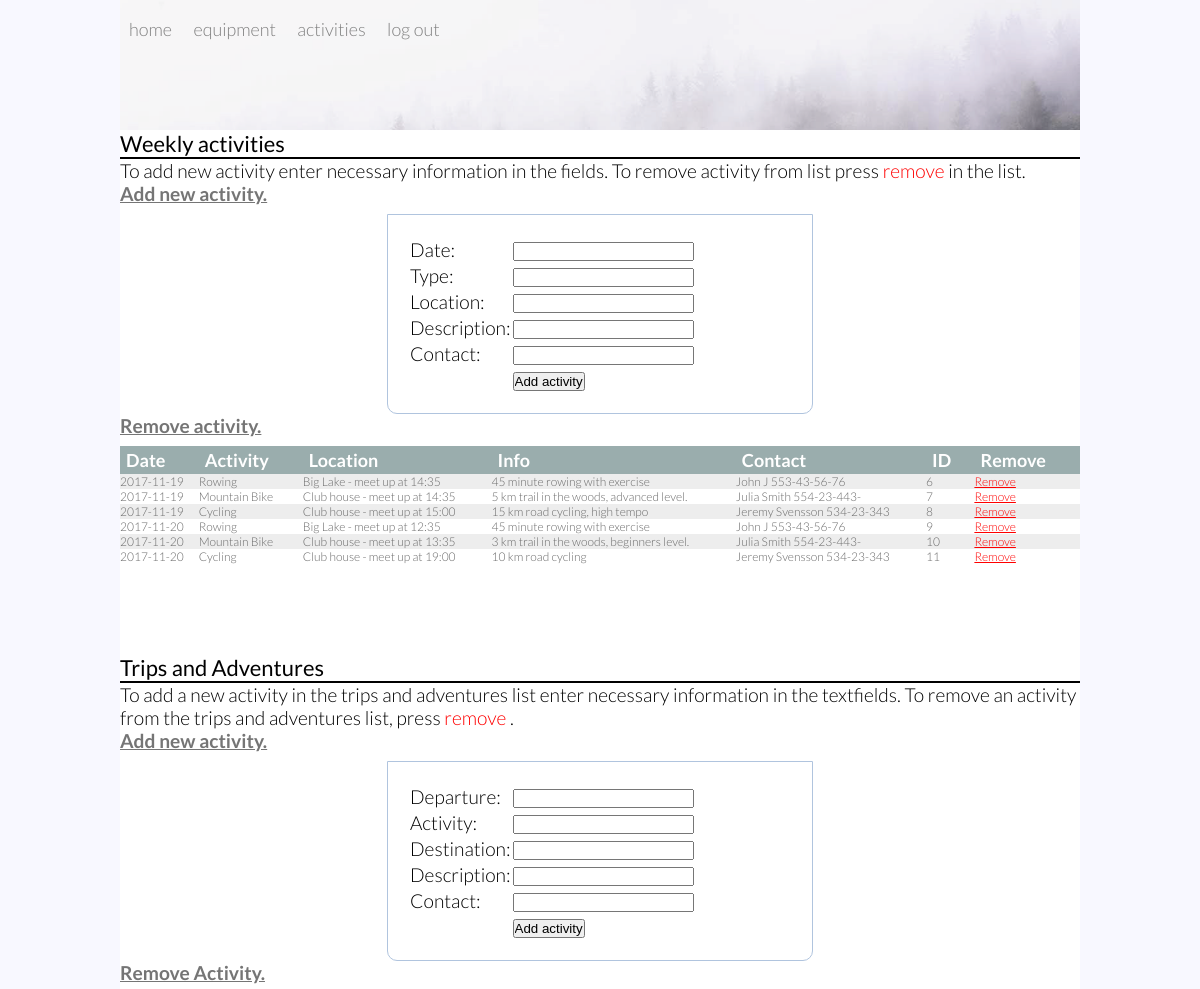
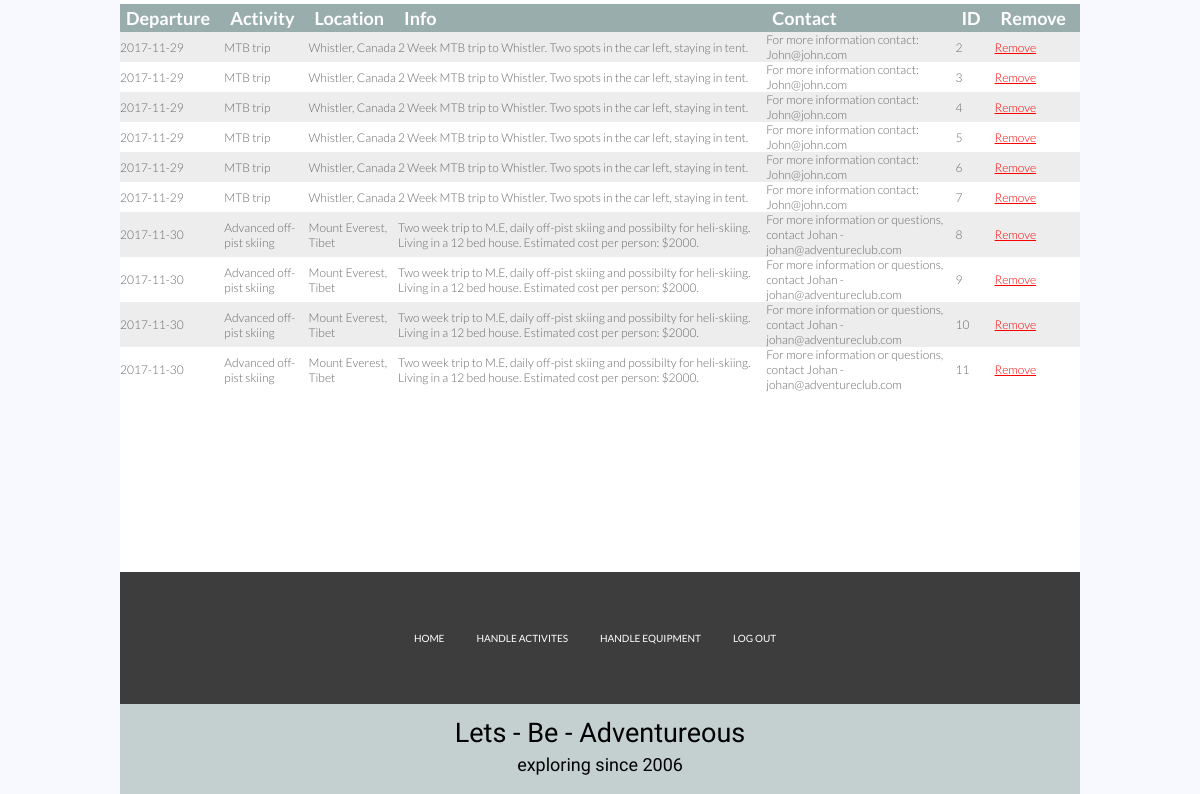
The app's page /admin/admin_activites.php with its own data (2 pictures, top to bottom).
### tables this page shows
CREATE TABLE `activities` (
  `actdate` varchar(12) NOT NULL,
  `acttype` varchar(100) NOT NULL,
  `location` varchar(200) NOT NULL,
  `descript` varchar(200) NOT NULL,
  `contact` varchar(200) NOT NULL,
  `activityid` int(10) NOT NULL
);

CREATE TABLE `trips` (
  `dateof` varchar(20) NOT NULL,
  `activity` varchar(300) NOT NULL,
  `destination` varchar(100) NOT NULL,
  `infotxt` varchar(300) NOT NULL,
  `contact` varchar(300) NOT NULL,
  `tripid` int(11) NOT NULL
);

### admin/admin_activites.php (the view, shortened to what this page needs)
<!DOCTYPE html>
<html>
<head>
	<link rel="stylesheet" type="text/css" href="../css/style.css">
</head>
<body>
<div class="pagecontainer">
<?php include 'admin_header.php' ?>
<?php include('../config.php') ?>
<p class="posttitle">Weekly activities</p>
<p class="aboutBE">To add new activity enter necessary information in the fields. To remove activity from list press <span style="color: red"> remove </span> in the list.
</p>
    <p class="subtitle" ><u>Add new activity.</u></p>
        <form action="admin_activites.php" method="POST">
            <table class="addform">
                <tbody>
                    <tr>
                        <td>Date:</td>
                        <td><INPUT type="text" name="newactdate"></td>
                    </tr>
                    <tr>
                        <td>Type:</td>
                        <td><INPUT type="text" name="newacttype"></td>
                	</tr>
                    <tr>
                        <td>Location:</td>
                        <td><INPUT type="text" name="newlocation"></td>
                    </tr>
                    <tr>
                    	<td>Description:</td>
                        <td><INPUT type="text" name="newdescript"></td>
                    </tr>
                    <tr>
                        <td>Contact:</td>
                        <td><INPUT type="text" name="newcontact"></td>
                    </tr>
                    <tr>
                        <td></td>
                        <td><INPUT type="submit" name="submit" value="Add activity"></td>
                    </tr>
                </tbody>
            </table>
        </form>
<div class="triptable">
    <p class="subtitle" ><u>Remove activity.</u></p>
    <?php
        @ $db = new mysqli($dbserver, $dbuser, $dbpass, $dbname);
        $query = "select actdate, acttype, location, descript, contact, activityid from activities";
        $stmt = $db->prepare($query);
        $stmt->bind_result($actdate, $type, $location, $descript, $contact, $activityid);
        $stmt->execute();
        echo '<table>';
        echo '<tr><th>Date</th> <th>Activity</th> <th>Location</th> <th>Info</th> <th>Contact</th> <th>ID</th> <th>Remove</th></tr>';
        while ($stmt->fetch()) {
        echo '<tr>';
        echo "<td> $actdate </td><td> $type </td><td> $location </td><td> $descript </td><td> $contact </td><td> $activityid </td>";
        echo '<td><a id="remove" href="admin_remove_activity.php?activityid=' . urlencode($activityid) . '">Remove </a></td>';
        echo "</tr>";
        }
        echo '</table>';
    ?>
 </div>
<p class="posttitle">Trips and Adventures</p>
<p class="aboutBE">To add a new activity in the trips and adventures list enter necessary information in the textfields. To remove an activity from the trips and adventures list, press <span style="color: red"> remove </span>.</p>
    <p class="subtitle" ><u>Add new activity.</u></p>
        <form action="admin_activites.php" method="POST">
            <table class="addform">
                <tbody>
                    <tr>
                        <td>Departure:</td>
                        <td><INPUT type="text" name="newdateof"></td>
                    </tr>
                    <tr>
                        <td>Activity:</td>
                        <td><INPUT type="text" name="newactivity"></td>
                    </tr>
                    <tr>
                        <td>Destination:</td>
                        <td><INPUT type="text" name="newdestination"></td>
                    </tr>
                    <tr>
                        <td>Description:</td>
                        <td><INPUT type="text" name="newinfotxt"></td>
                    </tr>
                    <tr>
                        <td>Contact:</td>
                        <td><INPUT type="text" name="newcontact"></td>
                    </tr>
                    <tr>
                        <td></td>
                        <td><INPUT type="submit" name="submit" value="Add activity"></td>
                    </tr>
                </tbody>
            </table>
        </form>
<div class="triptable">
    <p class="subtitle"><u>Remove Activity.</u></p>
    <?php
        $queryt = "select dateof, activity, destination, infotxt, contact, tripid from trips";
        $stmt = $db->prepare($queryt);
        $stmt->bind_result($dateof, $activity, $destination, $infotxt, $contact, $tripid);
        $stmt->execute();
        echo '<table>';
        echo '<tr><th>Departure</th> <th>Activity</th> <th>Location</th> <th id="info">Info</th> <th id="contact">Contact</th> <th>ID</th><th id="removequip">Remove</th>';
        while ($stmt->fetch()) {
        echo '<tr>';
        echo "<td> $dateof </td><td> $activity </td><td> $destination </td><td> $infotxt </td><td> $contact </td><td> $tripid </td>";
        echo '<td><a id="remove" href="admin_remove_trip.php?tripid=' . urlencode($tripid) . '">Remove </a></td>';
        echo "</tr>";
        }
        echo '</table>';
    ?>
</div>
<footer class="footerv">
	<?php include 'admin_footer.php'; ?>
</footer>
</div>
</body>
</html>

### css/style.css (style rules this page uses)
* { margin: 0px; padding: 0px; }
body { font-size: 120%; background: #F8F8FF; }
form, .content { width: 40%; margin: 0px auto; padding: 20px; border: 1px solid #B0C4DE; background: white; border-radius: 0px 0px 10px 10px; }
.pagecontainer { width: 960px; height: auto; margin: 0 auto; background-color: #FFF; }
body { margin: 0; }
.footerv { height: 140px; background-color: #3d3d3d; margin-bottom: 0; }
.aboutBE { font-family: 'Lato'; font-weight: 300; margin-top: 0px; }
.posttitle { font-family: 'Lato'; font-weight: 400; font-size: 22px; border-bottom: 2px solid #000; }
.triptable table { font-family: 'Lato'; width: 100%; text-align: left; border-collapse: collapse; margin-bottom: 90px; }
.triptable th { background-color: #9aadad; font-size: 18px; color: #ffffff; height: 28px; padding-left: 6px; padding-right: 14px; }
.triptable tr:nth-child(even) { background-color: #ededed; }
.triptable td { font-size: 12px; color:#696969; font-weight: 300; }
.triptable #info { width: 40%; }
.triptable #contact { width: 20%; }
.triptable #removequip { margin-right: 20px; }
.addform { font-family: 'Lato'; font-weight: 300; }
#remove { color: red; }
.subtitle { font-family: 'Lato'; font-weight: 700; margin-bottom: 9px; color: #757575; }

### records on screen
activities: actdate "2017-11-19", acttype "Rowing", location "Big Lake - meet up at 14:35", descript "45 minute rowing with exercise", contact "John J 553-43-56-76", activityid "6"
activities: actdate "2017-11-19", acttype "Mountain Bike", location "Club house - meet up at 14:35", descript "5 km trail in the woods, advanced level.", contact "Julia Smith 554-23-443-", activityid "7"
activities: actdate "2017-11-19", acttype "Cycling", location "Club house - meet up at 15:00", descript "15 km road cycling, high tempo", contact "Jeremy Svensson 534-23-343", activityid "8"
activities: actdate "2017-11-20", acttype "Rowing", location "Big Lake - meet up at 12:35", descript "45 minute rowing with exercise", contact "John J 553-43-56-76", activityid "9"
activities: actdate "2017-11-20", acttype "Mountain Bike", location "Club house - meet up at 13:35", descript "3 km trail in the woods, beginners level.", contact "Julia Smith 554-23-443-", activityid "10"
activities: actdate "2017-11-20", acttype "Cycling", location "Club house - meet up at 19:00", descript "10 km road cycling", contact "Jeremy Svensson 534-23-343", activityid "11"
trips: dateof "2017-11-29", activity "MTB trip", destination "Whistler, Canada", infotxt "2 Week MTB trip to Whistler. Two spots in the car left, staying in tent.", contact "For more information contact: John@john.com", tripid "2"
trips: dateof "2017-11-29", activity "MTB trip", destination "Whistler, Canada", infotxt "2 Week MTB trip to Whistler. Two spots in the car left, staying in tent.", contact "For more information contact: John@john.com", tripid "3"
trips: dateof "2017-11-29", activity "MTB trip", destination "Whistler, Canada", infotxt "2 Week MTB trip to Whistler. Two spots in the car left, staying in tent.", contact "For more information contact: John@john.com", tripid "4"
trips: dateof "2017-11-29", activity "MTB trip", destination "Whistler, Canada", infotxt "2 Week MTB trip to Whistler. Two spots in the car left, staying in tent.", contact "For more information contact: John@john.com", tripid "5"
trips: dateof "2017-11-29", activity "MTB trip", destination "Whistler, Canada", infotxt "2 Week MTB trip to Whistler. Two spots in the car left, staying in tent.", contact "For more information contact: John@john.com", tripid "6"
trips: dateof "2017-11-29", activity "MTB trip", destination "Whistler, Canada", infotxt "2 Week MTB trip to Whistler. Two spots in the car left, staying in tent.", contact "For more information contact: John@john.com", tripid "7"
trips: dateof "2017-11-30", activity "Advanced off-pist skiing", destination "Mount Everest, Tibet", infotxt "Two week trip to M.E, daily off-pist skiing and possibilty for heli-skiing. Living in a 12 bed house. Estimated cost per person: $2000.", contact "For more information or questions, contact Johan - johan@adventureclub.com", tripid "8"
trips: dateof "2017-11-30", activity "Advanced off-pist skiing", destination "Mount Everest, Tibet", infotxt "Two week trip to M.E, daily off-pist skiing and possibilty for heli-skiing. Living in a 12 bed house. Estimated cost per person: $2000.", contact "For more information or questions, contact Johan - johan@adventureclub.com", tripid "9"
trips: dateof "2017-11-30", activity "Advanced off-pist skiing", destination "Mount Everest, Tibet", infotxt "Two week trip to M.E, daily off-pist skiing and possibilty for heli-skiing. Living in a 12 bed house. Estimated cost per person: $2000.", contact "For more information or questions, contact Johan - johan@adventureclub.com", tripid "10"
trips: dateof "2017-11-30", activity "Advanced off-pist skiing", destination "Mount Everest, Tibet", infotxt "Two week trip to M.E, daily off-pist skiing and possibilty for heli-skiing. Living in a 12 bed house. Estimated cost per person: $2000.", contact "For more information or questions, contact Johan - johan@adventureclub.com", tripid "11"
